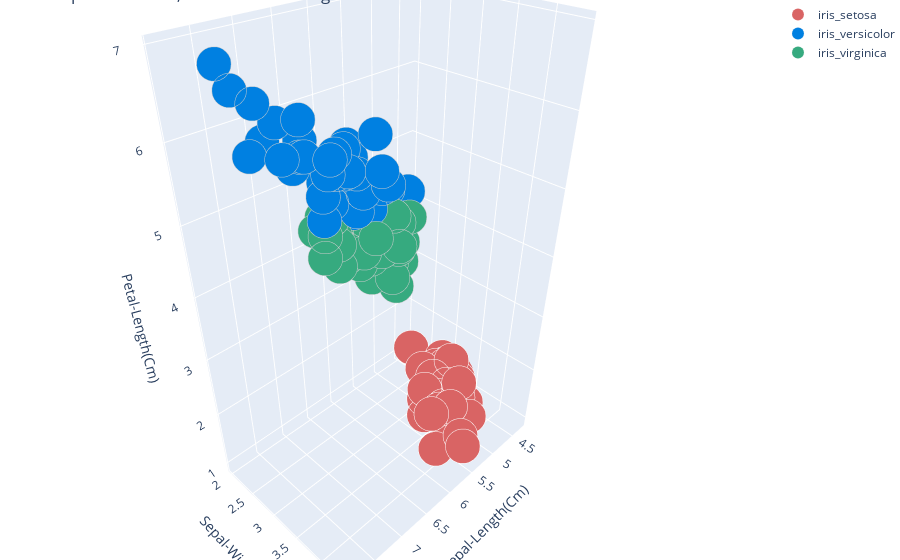

Notebook source saved alongside this figure:
### Code cell
iris_setosa = iris_df[iris_df['Species'] == 0.0]

#  Data of Versicolor
iris_versicolor = iris_df[iris_df['Species'] == 2.0]

#  Data of Virginica
iris_virginica = iris_df[iris_df['Species'] == 1.0]

# set1 =  Setosa
trace1 = go.Scatter3d(x=iris_setosa['sepal length (cm)'],
                      y=iris_setosa['sepal width (cm)'],
                      z=iris_setosa['petal length (cm)'],
                      mode='markers',
                      name="iris_setosa",
                      marker=dict(color='rgb(217, 100, 100)',
                                  size=12,
                                  line=dict(color='rgb(255, 255, 255)',
                                            width=0.1)))
# set2 =  Versicolor
trace2 = go.Scatter3d(x=iris_versicolor['sepal length (cm)'],
                      y=iris_versicolor['sepal width (cm)'],
                      z=iris_versicolor['petal length (cm)'],
                      mode='markers',
                      name="iris_versicolor",
                      marker=dict(color='rgb(0, 128, 225)',
                                  size=12,
                                  line=dict(color='rgb(204, 204, 204)',
                                            width=0.1)))

# set3 =  Virginica
trace3 = go.Scatter3d(x=iris_virginica['sepal length (cm)'],
                      y=iris_virginica['sepal width (cm)'],
                      z=iris_virginica['petal length (cm)'],
                      mode='markers',
                      name="iris_virginica",
                      marker=dict(color='rgb(54, 170, 127)',
                                  size=12,
                                  line=dict(color='rgb(204, 204, 204)',
                                            width=0.1)))

data = [trace1, trace2, trace3]
layout = go.Layout(
    title=' 3D plot of Setosa, Versicolor and Virginica',
    margin=dict(l=0, r=0, b=0, t=0),
    scene=dict(
        xaxis=dict(title='Sepal-Length(Cm)'),
        yaxis=dict(title='Sepal-Width(Cm)'),
        zaxis=dict(title='Petal-Length(Cm)'),
    ),
)
fig = go.Figure(data=data, layout=layout)
iplot(fig)
del fig, data, layout, trace3, trace2, trace1, iris_setosa, iris_versicolor, iris_virginica

### Figure 1 — Plotly figure (JSON) as saved in the notebook; plotly's stock layout.template omitted (floating-point values rounded to 4 significant figures)
{"data": [{"marker": {"color": "rgb(217, 100, 100)", "line": {"color": "rgb(255, 255, 255)", "width": 0.1}, "size": 12}, "mode": "markers", "name": "iris_setosa", "type": "scatter3d", "x": [5.1, 4.9, 4.7, 4.6, 5, 5.4, 4.6, 5, 4.4, 4.9, 5.4, 4.8, 4.8, 4.3, 5.8, 5.7, 5.4, 5.1, 5.7, 5.1, 5.4, 5.1, 4.6, 5.1, 4.8, 5, 5, 5.2, 5.2, 4.7, 4.8, 5.4, 5.2, 5.5, 4.9, 5, 5.5, 4.9, 4.4, 5.1, 5, 4.5, 4.4, 5, 5.1, 4.8, 5.1, 4.6, 5.3, 5], "y": [3.5, 3, 3.2, 3.1, 3.6, 3.9, 3.4, 3.4, 2.9, 3.1, 3.7, 3.4, 3, 3, 4, 4.4, 3.9, 3.5, 3.8, 3.8, 3.4, 3.7, 3.6, 3.3, 3.4, 3, 3.4, 3.5, 3.4, 3.2, 3.1, 3.4, 4.1, 4.2, 3.1, 3.2, 3.5, 3.6, 3, 3.4, 3.5, 2.3, 3.2, 3.5, 3.8, 3, 3.8, 3.2, 3.7, 3.3], "z": [1.4, 1.4, 1.3, 1.5, 1.4, 1.7, 1.4, 1.5, 1.4, 1.5, 1.5, 1.6, 1.4, 1.1, 1.2, 1.5, 1.3, 1.4, 1.7, 1.5, 1.7, 1.5, 1, 1.7, 1.9, 1.6, 1.6, 1.5, 1.4, 1.6, 1.6, 1.5, 1.5, 1.4, 1.5, 1.2, 1.3, 1.4, 1.3, 1.5, 1.3, 1.3, 1.3, 1.6, 1.9, 1.4, 1.6, 1.4, 1.5, 1.4]}, {"marker": {"color": "rgb(0, 128, 225)", "line": {"color": "rgb(204, 204, 204)", "width": 0.1}, "size": 12}, "mode": "markers", "name": "iris_versicolor", "type": "scatter3d", "x": [6.3, 5.8, 7.1, 6.3, 6.5, 7.6, 4.9, 7.3, 6.7, 7.2, 6.5, 6.4, 6.8, 5.7, 5.8, 6.4, 6.5, 7.7, 7.7, 6, 6.9, 5.6, 7.7, 6.3, 6.7, 7.2, 6.2, 6.1, 6.4, 7.2, 7.4, 7.9, 6.4, 6.3, 6.1, 7.7, 6.3, 6.4, 6, 6.9, 6.7, 6.9, 5.8, 6.8, 6.7, 6.7, 6.3, 6.5, 6.2, 5.9], "y": [3.3, 2.7, 3, 2.9, 3, 3, 2.5, 2.9, 2.5, 3.6, 3.2, 2.7, 3, 2.5, 2.8, 3.2, 3, 3.8, 2.6, 2.2, 3.2, 2.8, 2.8, 2.7, 3.3, 3.2, 2.8, 3, 2.8, 3, 2.8, 3.8, 2.8, 2.8, 2.6, 3, 3.4, 3.1, 3, 3.1, 3.1, 3.1, 2.7, 3.2, 3.3, 3, 2.5, 3, 3.4, 3], "z": [6, 5.1, 5.9, 5.6, 5.8, 6.6, 4.5, 6.3, 5.8, 6.1, 5.1, 5.3, 5.5, 5, 5.1, 5.3, 5.5, 6.7, 6.9, 5, 5.7, 4.9, 6.7, 4.9, 5.7, 6, 4.8, 4.9, 5.6, 5.8, 6.1, 6.4, 5.6, 5.1, 5.6, 6.1, 5.6, 5.5, 4.8, 5.4, 5.6, 5.1, 5.1, 5.9, 5.7, 5.2, 5, 5.2, 5.4, 5.1]}, {"marker": {"color": "rgb(54, 170, 127)", "line": {"color": "rgb(204, 204, 204)", "width": 0.1}, "size": 12}, "mode": "markers", "name": "iris_virginica", "type": "scatter3d", "x": [7, 6.4, 6.9, 5.5, 6.5, 5.7, 6.3, 4.9, 6.6, 5.2, 5, 5.9, 6, 6.1, 5.6, 6.7, 5.6, 5.8, 6.2, 5.6, 5.9, 6.1, 6.3, 6.1, 6.4, 6.6, 6.8, 6.7, 6, 5.7, 5.5, 5.5, 5.8, 6, 5.4, 6, 6.7, 6.3, 5.6, 5.5, 5.5, 6.1, 5.8, 5, 5.6, 5.7, 5.7, 6.2, 5.1, 5.7], "y": [3.2, 3.2, 3.1, 2.3, 2.8, 2.8, 3.3, 2.4, 2.9, 2.7, 2, 3, 2.2, 2.9, 2.9, 3.1, 3, 2.7, 2.2, 2.5, 3.2, 2.8, 2.5, 2.8, 2.9, 3, 2.8, 3, 2.9, 2.6, 2.4, 2.4, 2.7, 2.7, 3, 3.4, 3.1, 2.3, 3, 2.5, 2.6, 3, 2.6, 2.3, 2.7, 3, 2.9, 2.9, 2.5, 2.8], "z": [4.7, 4.5, 4.9, 4, 4.6, 4.5, 4.7, 3.3, 4.6, 3.9, 3.5, 4.2, 4, 4.7, 3.6, 4.4, 4.5, 4.1, 4.5, 3.9, 4.8, 4, 4.9, 4.7, 4.3, 4.4, 4.8, 5, 4.5, 3.5, 3.8, 3.7, 3.9, 5.1, 4.5, 4.5, 4.7, 4.4, 4.1, 4, 4.4, 4.6, 4, 3.3, 4.2, 4.2, 4.2, 4.3, 3, 4.1]}], "layout": {"margin": {"b": 0, "l": 0, "r": 0, "t": 0}, "scene": {"xaxis": {"title": {"text": "Sepal-Length(Cm)"}}, "yaxis": {"title": {"text": "Sepal-Width(Cm)"}}, "zaxis": {"title": {"text": "Petal-Length(Cm)"}}}, "title": {"text": " 3D plot of Setosa, Versicolor and Virginica"}}}
